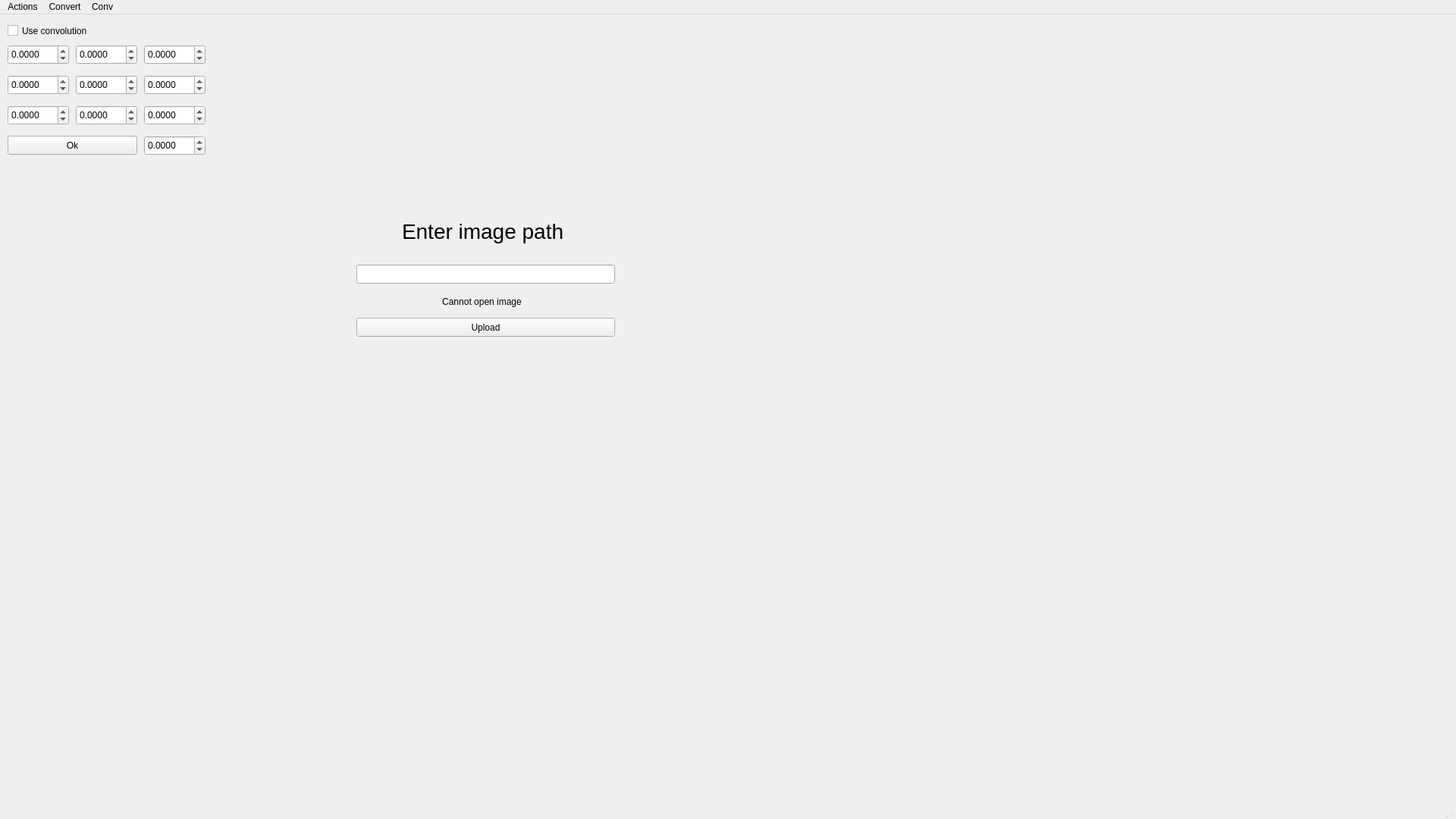
<?xml version="1.0" encoding="UTF-8"?>
<ui version="4.0">
 <class>MainWindow</class>
 <widget class="QMainWindow" name="MainWindow">
  <property name="geometry">
   <rect>
    <x>0</x>
    <y>0</y>
    <width>1920</width>
    <height>1080</height>
   </rect>
  </property>
  <property name="minimumSize">
   <size>
    <width>640</width>
    <height>480</height>
   </size>
  </property>
  <property name="maximumSize">
   <size>
    <width>1920</width>
    <height>1080</height>
   </size>
  </property>
  <property name="windowTitle">
   <string>MainWindow</string>
  </property>
  <widget class="QWidget" name="centralwidget">
   <widget class="QLineEdit" name="imgPathLineEdit">
    <property name="geometry">
     <rect>
      <x>470</x>
      <y>330</y>
      <width>341</width>
      <height>25</height>
     </rect>
    </property>
   </widget>
   <widget class="QPushButton" name="imgUploadButton">
    <property name="geometry">
     <rect>
      <x>470</x>
      <y>400</y>
      <width>341</width>
      <height>25</height>
     </rect>
    </property>
    <property name="sizePolicy">
     <sizepolicy hsizetype="Expanding" vsizetype="Expanding">
      <horstretch>0</horstretch>
      <verstretch>0</verstretch>
     </sizepolicy>
    </property>
    <property name="text">
     <string>Upload</string>
    </property>
   </widget>
   <widget class="QLabel" name="imgOpenErrorLabel">
    <property name="enabled">
     <bool>true</bool>
    </property>
    <property name="geometry">
     <rect>
      <x>560</x>
      <y>370</y>
      <width>151</width>
      <height>17</height>
     </rect>
    </property>
    <property name="text">
     <string>Cannot open image</string>
    </property>
    <property name="alignment">
     <set>Qt::AlignCenter</set>
    </property>
    <property name="indent">
     <number>-1</number>
    </property>
   </widget>
   <widget class="QLabel" name="imgPromtLabel">
    <property name="geometry">
     <rect>
      <x>530</x>
      <y>250</y>
      <width>221</width>
      <height>71</height>
     </rect>
    </property>
    <property name="font">
     <font>
      <pointsize>21</pointsize>
     </font>
    </property>
    <property name="text">
     <string>Enter image path</string>
    </property>
   </widget>
   <widget class="QLabel" name="originalLabel">
    <property name="geometry">
     <rect>
      <x>460</x>
      <y>470</y>
      <width>180</width>
      <height>130</height>
     </rect>
    </property>
    <property name="text">
     <string/>
    </property>
   </widget>
   <widget class="QLabel" name="convertedLabel">
    <property name="geometry">
     <rect>
      <x>830</x>
      <y>470</y>
      <width>180</width>
      <height>130</height>
     </rect>
    </property>
    <property name="text">
     <string/>
    </property>
   </widget>
   <widget class="QCheckBox" name="convCheckBox">
    <property name="geometry">
     <rect>
      <x>10</x>
      <y>10</y>
      <width>131</width>
      <height>23</height>
     </rect>
    </property>
    <property name="text">
     <string>Use convolution</string>
    </property>
   </widget>
   <widget class="QDoubleSpinBox" name="convDoubleSpinBox_00">
    <property name="geometry">
     <rect>
      <x>10</x>
      <y>40</y>
      <width>81</width>
      <height>26</height>
     </rect>
    </property>
    <property name="decimals">
     <number>4</number>
    </property>
    <property name="minimum">
     <double>-100000.000000000000000</double>
    </property>
    <property name="maximum">
     <double>100000.000000000000000</double>
    </property>
    <property name="singleStep">
     <double>0.001000000000000</double>
    </property>
   </widget>
   <widget class="QDoubleSpinBox" name="convDoubleSpinBox_10">
    <property name="geometry">
     <rect>
      <x>10</x>
      <y>80</y>
      <width>81</width>
      <height>26</height>
     </rect>
    </property>
    <property name="decimals">
     <number>4</number>
    </property>
    <property name="minimum">
     <double>-100000.000000000000000</double>
    </property>
    <property name="maximum">
     <double>100000.000000000000000</double>
    </property>
    <property name="singleStep">
     <double>0.001000000000000</double>
    </property>
   </widget>
   <widget class="QDoubleSpinBox" name="convDoubleSpinBox_20">
    <property name="geometry">
     <rect>
      <x>10</x>
      <y>120</y>
      <width>81</width>
      <height>26</height>
     </rect>
    </property>
    <property name="decimals">
     <number>4</number>
    </property>
    <property name="minimum">
     <double>-100000.000000000000000</double>
    </property>
    <property name="maximum">
     <double>100000.000000000000000</double>
    </property>
    <property name="singleStep">
     <double>0.001000000000000</double>
    </property>
   </widget>
   <widget class="QDoubleSpinBox" name="convDoubleSpinBox_01">
    <property name="geometry">
     <rect>
      <x>100</x>
      <y>40</y>
      <width>81</width>
      <height>26</height>
     </rect>
    </property>
    <property name="decimals">
     <number>4</number>
    </property>
    <property name="minimum">
     <double>-100000.000000000000000</double>
    </property>
    <property name="maximum">
     <double>100000.000000000000000</double>
    </property>
    <property name="singleStep">
     <double>0.001000000000000</double>
    </property>
   </widget>
   <widget class="QDoubleSpinBox" name="convDoubleSpinBox_11">
    <property name="geometry">
     <rect>
      <x>100</x>
      <y>80</y>
      <width>81</width>
      <height>26</height>
     </rect>
    </property>
    <property name="decimals">
     <number>4</number>
    </property>
    <property name="minimum">
     <double>-100000.000000000000000</double>
    </property>
    <property name="maximum">
     <double>100000.000000000000000</double>
    </property>
    <property name="singleStep">
     <double>0.001000000000000</double>
    </property>
   </widget>
   <widget class="QDoubleSpinBox" name="convDoubleSpinBox_21">
    <property name="geometry">
     <rect>
      <x>100</x>
      <y>120</y>
      <width>81</width>
      <height>26</height>
     </rect>
    </property>
    <property name="decimals">
     <number>4</number>
    </property>
    <property name="minimum">
     <double>-100000.000000000000000</double>
    </property>
    <property name="maximum">
     <double>100000.000000000000000</double>
    </property>
    <property name="singleStep">
     <double>0.001000000000000</double>
    </property>
   </widget>
   <widget class="QDoubleSpinBox" name="convDoubleSpinBox_02">
    <property name="geometry">
     <rect>
      <x>190</x>
      <y>40</y>
      <width>81</width>
      <height>26</height>
     </rect>
    </property>
    <property name="decimals">
     <number>4</number>
    </property>
    <property name="minimum">
     <double>-100000.000000000000000</double>
    </property>
    <property name="maximum">
     <double>100000.000000000000000</double>
    </property>
    <property name="singleStep">
     <double>0.001000000000000</double>
    </property>
   </widget>
   <widget class="QDoubleSpinBox" name="convDoubleSpinBox_12">
    <property name="geometry">
     <rect>
      <x>190</x>
      <y>80</y>
      <width>81</width>
      <height>26</height>
     </rect>
    </property>
    <property name="decimals">
     <number>4</number>
    </property>
    <property name="minimum">
     <double>-100000.000000000000000</double>
    </property>
    <property name="maximum">
     <double>100000.000000000000000</double>
    </property>
    <property name="singleStep">
     <double>0.001000000000000</double>
    </property>
   </widget>
   <widget class="QDoubleSpinBox" name="convDoubleSpinBox_22">
    <property name="geometry">
     <rect>
      <x>190</x>
      <y>120</y>
      <width>81</width>
      <height>26</height>
     </rect>
    </property>
    <property name="decimals">
     <number>4</number>
    </property>
    <property name="minimum">
     <double>-100000.000000000000000</double>
    </property>
    <property name="maximum">
     <double>100000.000000000000000</double>
    </property>
    <property name="singleStep">
     <double>0.001000000000000</double>
    </property>
   </widget>
   <widget class="QPushButton" name="convPushButton">
    <property name="geometry">
     <rect>
      <x>10</x>
      <y>160</y>
      <width>171</width>
      <height>25</height>
     </rect>
    </property>
    <property name="text">
     <string>Ok</string>
    </property>
   </widget>
   <widget class="QDoubleSpinBox" name="convDoubleSpinBox_k">
    <property name="geometry">
     <rect>
      <x>190</x>
      <y>160</y>
      <width>81</width>
      <height>26</height>
     </rect>
    </property>
    <property name="decimals">
     <number>4</number>
    </property>
    <property name="minimum">
     <double>-100000.000000000000000</double>
    </property>
    <property name="maximum">
     <double>100000.000000000000000</double>
    </property>
    <property name="singleStep">
     <double>0.001000000000000</double>
    </property>
   </widget>
  </widget>
  <widget class="QStatusBar" name="statusbar"/>
  <widget class="QMenuBar" name="menubar">
   <property name="geometry">
    <rect>
     <x>0</x>
     <y>0</y>
     <width>1920</width>
     <height>22</height>
    </rect>
   </property>
   <widget class="QMenu" name="menuActions">
    <property name="title">
     <string>Actions</string>
    </property>
    <addaction name="actionClose"/>
    <addaction name="actionShow_original"/>
    <addaction name="actionShow_converted"/>
    <addaction name="actionSave_original"/>
    <addaction name="actionSave_converted"/>
    <addaction name="actionSet_as_original"/>
   </widget>
   <widget class="QMenu" name="menuConv">
    <property name="title">
     <string>Conv</string>
    </property>
    <addaction name="actionShow"/>
   </widget>
   <widget class="QMenu" name="menuConvert">
    <property name="title">
     <string>Convert</string>
    </property>
    <addaction name="actionGray"/>
    <addaction name="actionBin"/>
    <addaction name="actionGauss"/>
    <addaction name="actionSobel_x"/>
    <addaction name="actionSobel_y"/>
    <addaction name="actionExternal_Contouring"/>
    <addaction name="actionDilate"/>
    <addaction name="actionErode"/>
    <addaction name="actionFind_Dark"/>
    <addaction name="actionCanny"/>
    <addaction name="actionFlip_vertically"/>
    <addaction name="actionFlip_horizontally"/>
   </widget>
   <addaction name="menuActions"/>
   <addaction name="menuConvert"/>
   <addaction name="menuConv"/>
  </widget>
  <action name="actionClose">
   <property name="text">
    <string>Close</string>
   </property>
  </action>
  <action name="actionShow">
   <property name="checkable">
    <bool>true</bool>
   </property>
   <property name="text">
    <string>Show</string>
   </property>
  </action>
  <action name="actionShow_original">
   <property name="text">
    <string>Show original</string>
   </property>
  </action>
  <action name="actionShow_converted">
   <property name="text">
    <string>Show converted</string>
   </property>
  </action>
  <action name="actionGray">
   <property name="text">
    <string>Gray</string>
   </property>
  </action>
  <action name="actionBin">
   <property name="text">
    <string>Bin</string>
   </property>
  </action>
  <action name="actionGauss">
   <property name="text">
    <string>Gauss</string>
   </property>
  </action>
  <action name="actionSobel_x">
   <property name="text">
    <string>Sobel_x</string>
   </property>
  </action>
  <action name="actionSobel_y">
   <property name="text">
    <string>Sobel_y</string>
   </property>
  </action>
  <action name="actionExternal_Contouring">
   <property name="text">
    <string>External Contouring</string>
   </property>
  </action>
  <action name="actionDilate">
   <property name="text">
    <string>Dilate</string>
   </property>
  </action>
  <action name="actionErode">
   <property name="text">
    <string>Erode</string>
   </property>
  </action>
  <action name="actionFind_Dark">
   <property name="text">
    <string>Find Dark</string>
   </property>
  </action>
  <action name="actionCanny">
   <property name="text">
    <string>Canny</string>
   </property>
  </action>
  <action name="actionSet_as_original">
   <property name="text">
    <string>Set as original</string>
   </property>
  </action>
  <action name="actionFlip_vertically">
   <property name="text">
    <string>Flip vertically</string>
   </property>
  </action>
  <action name="actionFlip_horizontally">
   <property name="text">
    <string>Flip horizontally</string>
   </property>
  </action>
  <action name="actionSave_original">
   <property name="text">
    <string>Save original</string>
   </property>
  </action>
  <action name="actionSave_converted">
   <property name="text">
    <string>Save converted</string>
   </property>
  </action>
 </widget>
 <resources/>
 <connections/>
</ui>
